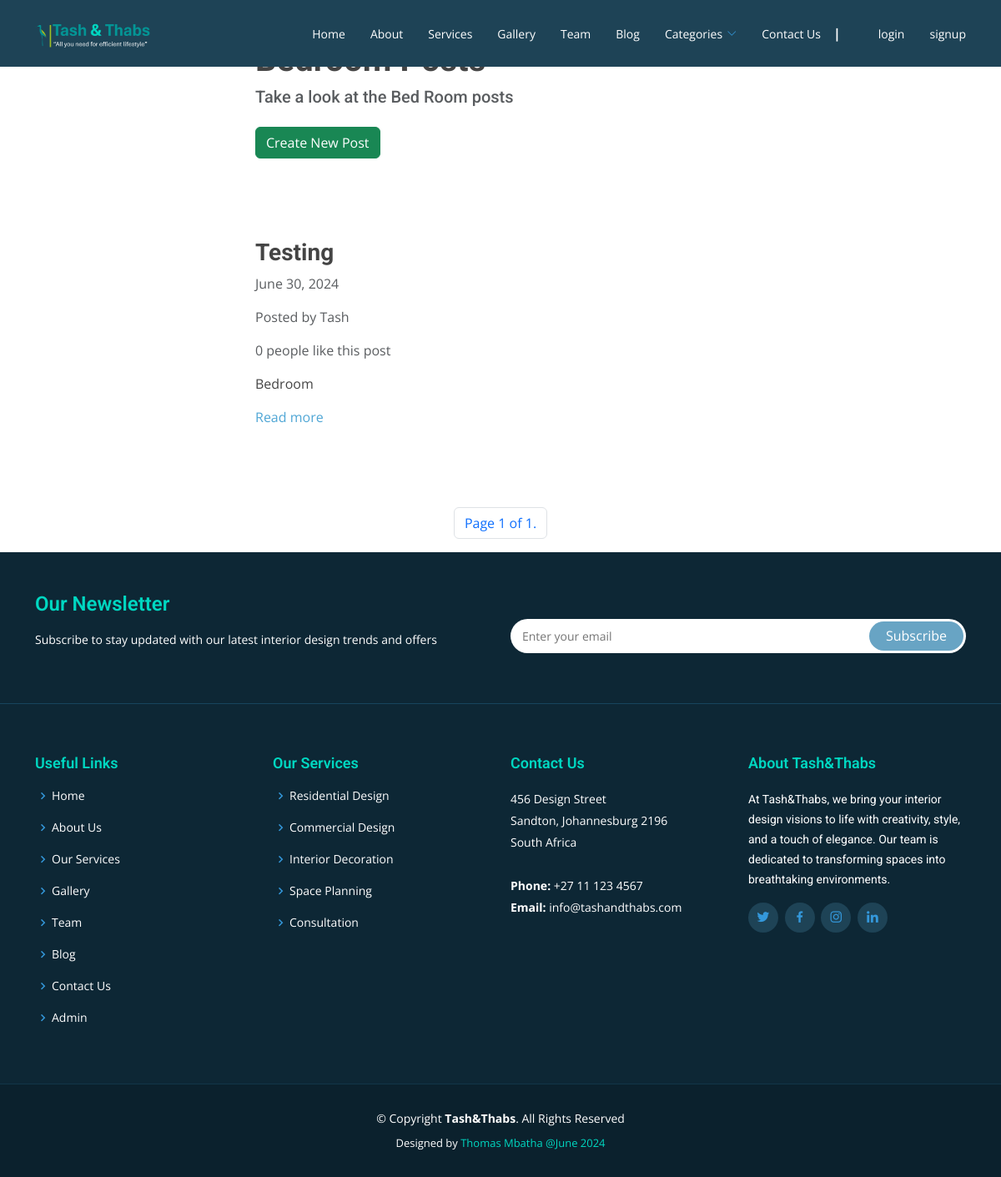
Before: /blog/bedroom/ with the older database file.
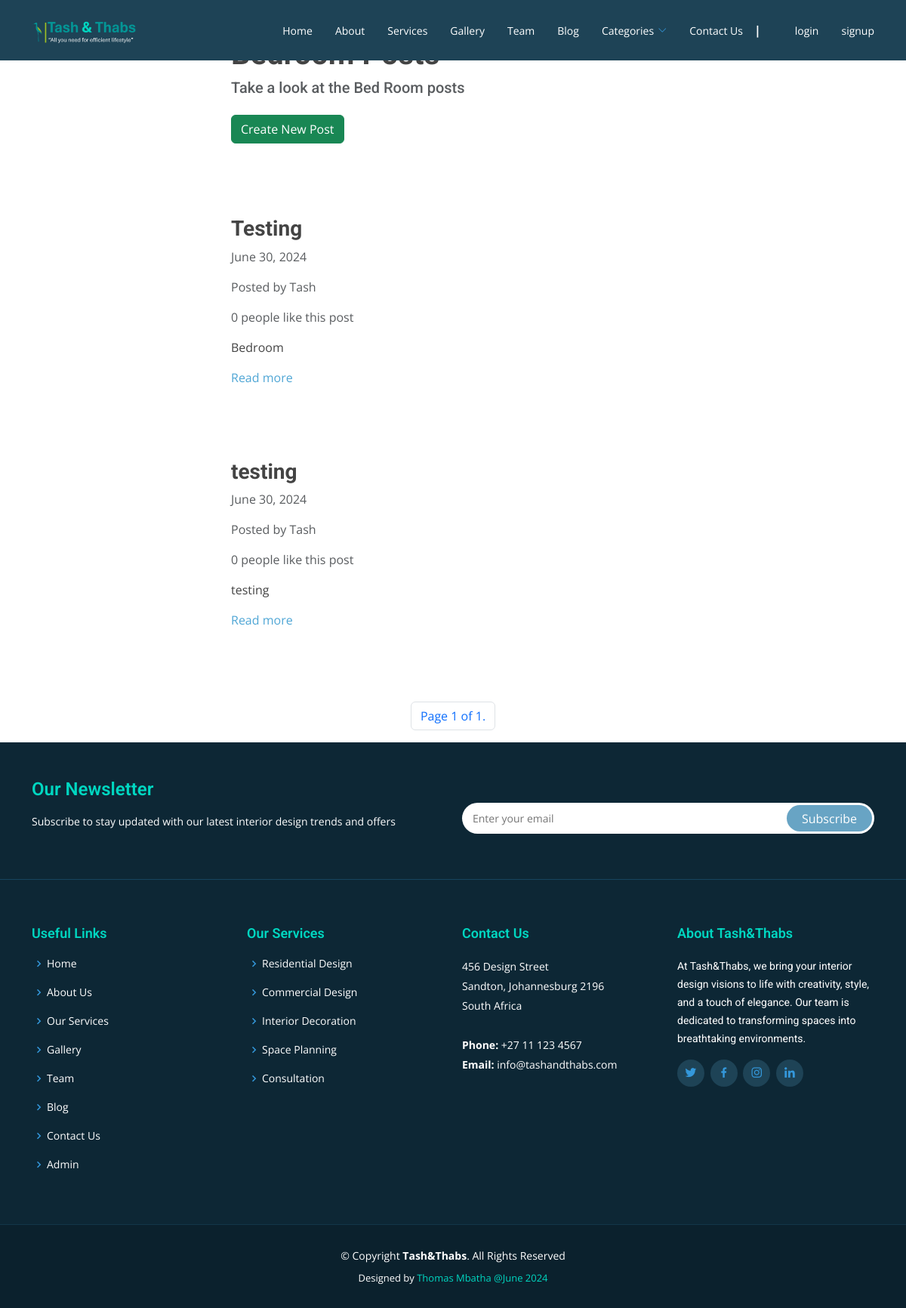
After: the same page with the newer database file.
### blog/models.py (models this page shows)
class Article(models.Model):
    title = models.CharField(max_length=255)
    content = HTMLField()
    date = models.DateField(auto_now_add=True)
    author = models.ForeignKey(User, on_delete=models.CASCADE)
    living = models.BooleanField(default=False)
    bedroom = models.BooleanField(default=False)
    kitchen = models.BooleanField(default=False)
    bathroom = models.BooleanField(default=False)
    outdoor = models.BooleanField(default=False)
    office = models.BooleanField(default=False)
    likes = models.ManyToManyField(User, related_name='likes', blank=True)
    image = models.ImageField(upload_to='images/', blank=True, null=True)

### blog/views.py (the view)
# urls.py: path('bedroom/', BedroomPosts.as_view(), name='bedroom'),
class BedroomPosts(ListView):
    model = Article
    queryset = Article.objects.filter(bedroom=True).order_by('-date')
    template_name = 'blog/blog_bedroom.html'
    paginate_by = 4
    def get_context_data(self, **kwargs):
        context = super().get_context_data(**kwargs)
        context['bedroom_count'] = self.get_queryset().count()
        return context

### blog/templates/blog/blog_bedroom.html (shortened to what this page needs)
{% extends "base.html" %}
{% block content %}
    <div class="row">
        <div class="col-md-6 col-12 mx-md-auto mx-3 mt-5 mb-5">
            <h1 class="fw-bolder">Bedroom Posts</h1>
            <h5 class="text-muted">Take a look at the Bed Room posts</h5>
            <a href="{% url 'create_article' %}" class="btn btn-success mt-3">Create New Post</a>
        </div>
    </div>
    {% for object in object_list %}
    <div class="row">
        <div class="col-md-6 col-11 mx-md-auto mx-3 mt-5 mb-5">
            <h3 class="fw-bold">{{ object.title }}</h3>
            <p class="text-muted">{{ object.date }}</p>
            <p class="text-muted">Posted by {{ object.author.username }}</p>
            {% if object.likes.count == 1 %}
                <p class="text-muted">{{ object.likes.count }} person likes this post</p>
            {% else %}
                <p class="text-muted">{{ object.likes.count }} people like this post</p>
            {% endif %}
            <div class="my-3">
                {{ object.content|truncatewords_html:50|safe }}
            </div>
            <a href="{% url 'detail_article' object.id %}">Read more</a>
        </div>
    </div>
    {% endfor %}
    <nav>
        <ul class="pagination">
            <div class="mx-auto d-flex flex-row mt-5">
                <li class="page-item">
                    <a href="#" class="page-link">Page {{ page_obj.number }} of {{ page_obj.paginator.num_pages }}.</a>
                </li>
            </div>
        </ul>
    </nav>
{% endblock %}

Changed rows visible on the page:
added Article: title "testing", date "June 30, 2024", author.username "Tash", likes.count "0", content "testing"
